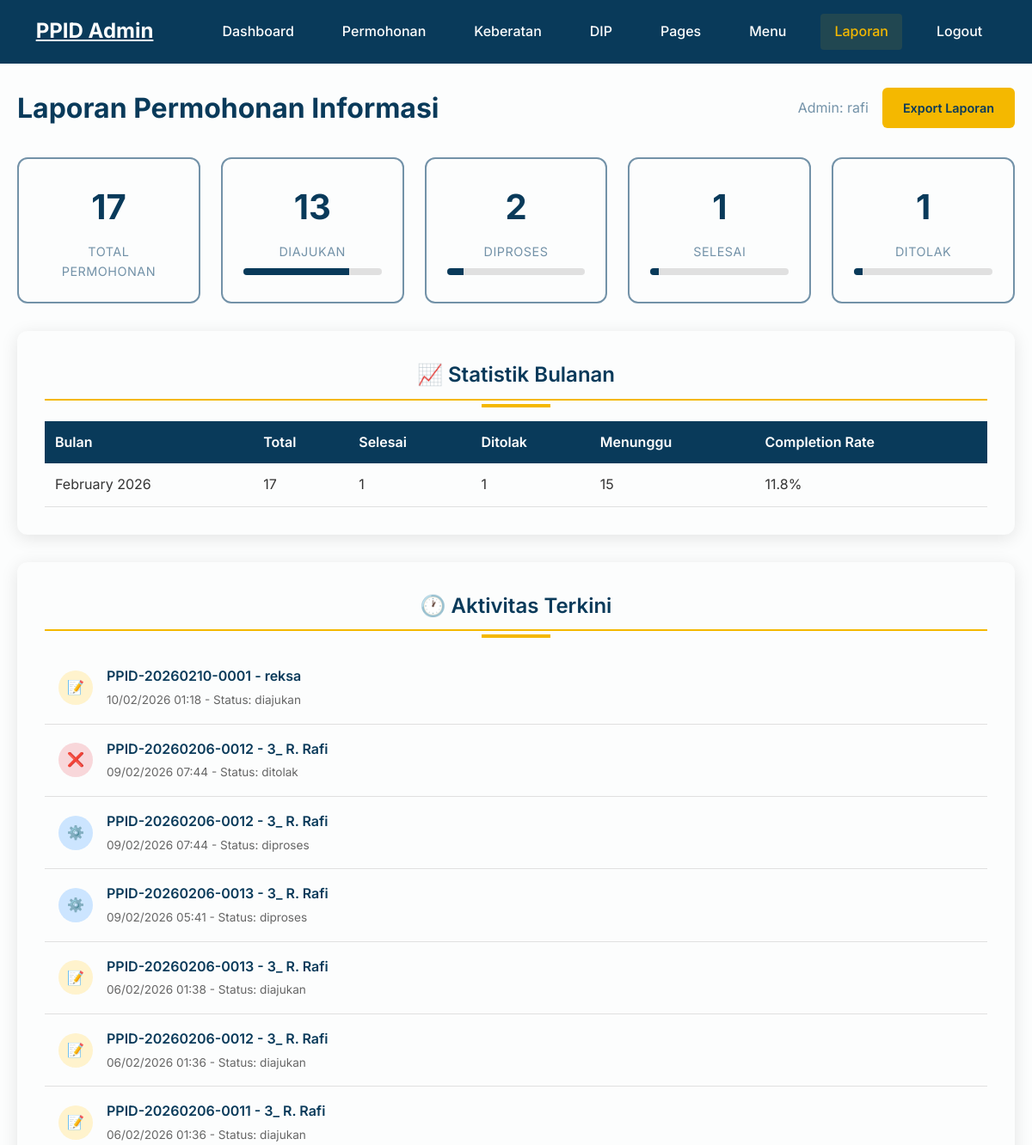
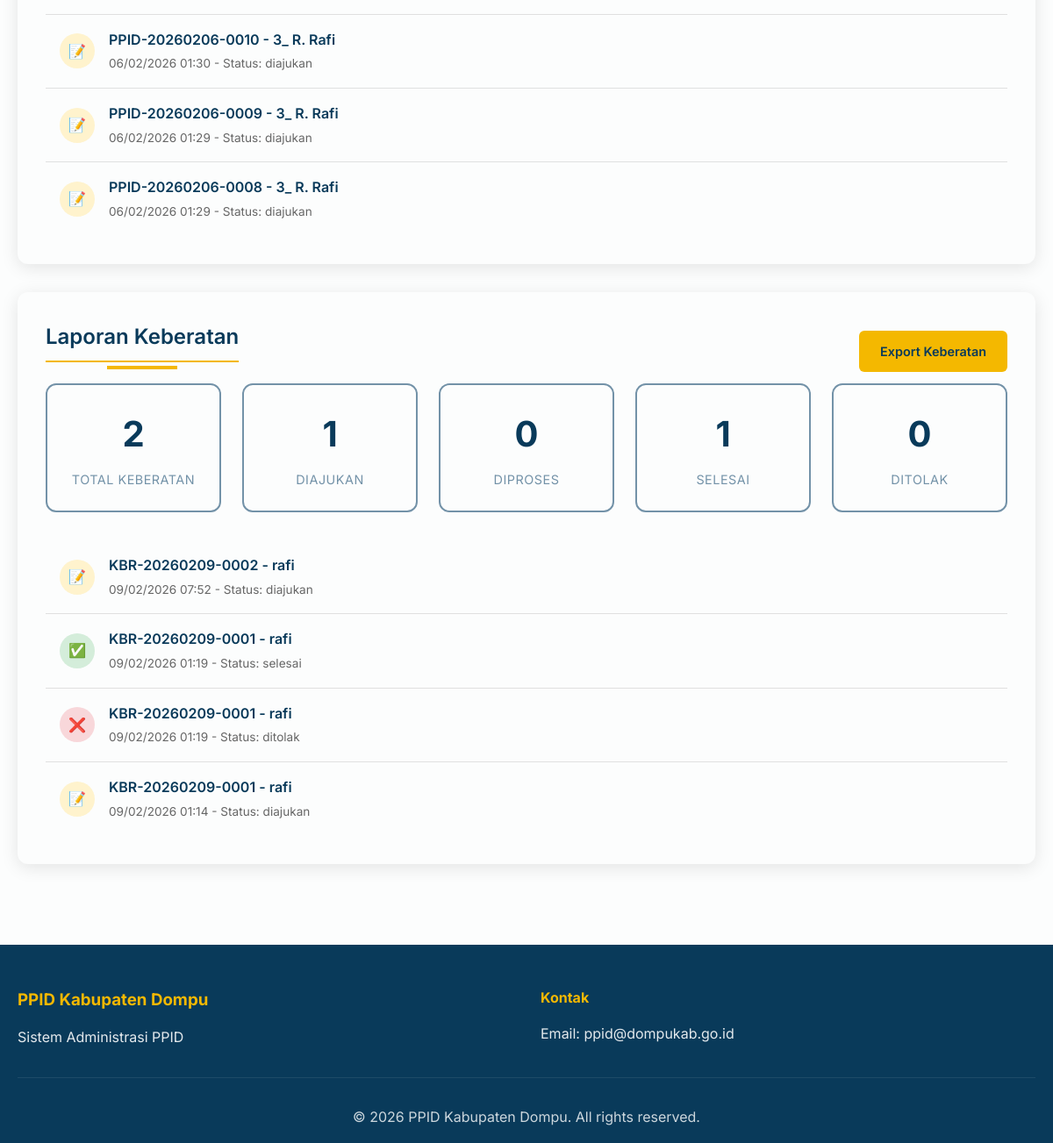
/admin/laporan.php (signed in), run on the app's committed database (2 pictures, top to bottom).
### tables this page shows
CREATE TABLE `log_status_permohonan` (
  `id` int(11) NOT NULL,
  `permohonan_id` int(11) NOT NULL,
  `status_lama` varchar(30) DEFAULT NULL,
  `status_baru` varchar(30) NOT NULL,
  `diubah_oleh` int(11) DEFAULT NULL,
  `waktu` timestamp NOT NULL DEFAULT current_timestamp()
);

CREATE TABLE `permohonan_informasi` (
  `id` int(11) NOT NULL,
  `nomor_registrasi` varchar(50) NOT NULL,
  `nama_pemohon` varchar(150) NOT NULL,
  `email` varchar(100) NOT NULL,
  `no_hp` varchar(20) DEFAULT NULL,
  `alamat` text DEFAULT NULL,
  `informasi_diminta` text NOT NULL,
  `tujuan_penggunaan` text DEFAULT NULL,
  `cara_memperoleh` enum('melihat','salinan','softcopy') NOT NULL,
  `status` enum('diajukan','diproses','ditolak','selesai') DEFAULT 'diajukan',
  `created_at` timestamp NOT NULL DEFAULT current_timestamp(),
  `pekerjaan` varchar(150) DEFAULT NULL,
  `jenis_identitas` varchar(100) DEFAULT NULL,
  `nomor_identitas` varchar(100) DEFAULT NULL,
  `scan_identitas` varchar(255) DEFAULT NULL,
  `tujuan_perangkat` varchar(150) DEFAULT NULL,
  `cara_mendapatkan` text DEFAULT NULL,
  `cara_pengambilan` varchar(100) DEFAULT NULL
);

CREATE TABLE `log_status_keberatan` (
  `id` int(11) NOT NULL,
  `keberatan_id` int(11) NOT NULL,
  `status_lama` varchar(30) DEFAULT NULL,
  `status_baru` varchar(30) NOT NULL,
  `diubah_oleh` int(11) DEFAULT NULL,
  `waktu` timestamp NOT NULL DEFAULT current_timestamp()
);

CREATE TABLE `keberatan` (
  `id` int(11) NOT NULL,
  `nomor_registrasi` varchar(50) NOT NULL,
  `nama_lengkap` varchar(150) NOT NULL,
  `identitas` varchar(50) NOT NULL,
  `no_identitas` varchar(100) NOT NULL,
  `scan_identitas` varchar(255) NOT NULL,
  `informasi_diminta` text NOT NULL,
  `alasan_pengajuan` text NOT NULL,
  `keterangan_tambahan` text DEFAULT NULL,
  `status` enum('diajukan','diproses','selesai','ditolak') DEFAULT 'diajukan',
  `putusan` text DEFAULT NULL,
  `tanggal_pengajuan` timestamp NOT NULL DEFAULT current_timestamp(),
  `tanggal_putusan` timestamp NULL DEFAULT NULL
);

### admin/laporan.php (the view, shortened to what this page needs)
<?php
require_once '../includes/keberatan_service.php';
$stats = [
    'total' => 0,
    'diajukan' => 0,
    'diproses' => 0,
    'selesai' => 0,
    'ditolak' => 0
];
$stmt = $conn->prepare("SELECT status, COUNT(*) as count FROM permohonan_informasi GROUP BY status");
$stmt->execute();
$result = $stmt->get_result();
while ($row = $result->fetch_assoc()) {
    $stats[$row['status']] = $row['count'];
    $stats['total'] += $row['count'];
}
$monthlyStats = [];
$stmt = $conn->prepare("
    SELECT
        DATE_FORMAT(created_at, '%Y-%m') as month,
        COUNT(*) as total,
        SUM(CASE WHEN status = 'selesai' THEN 1 ELSE 0 END) as selesai,
        SUM(CASE WHEN status = 'ditolak' THEN 1 ELSE 0 END) as ditolak,
        SUM(CASE WHEN status IN ('diajukan', 'diproses') THEN 1 ELSE 0 END) as pending
    FROM permohonan_informasi
    WHERE created_at >= DATE_SUB(CURRENT_DATE, INTERVAL 12 MONTH)
    GROUP BY DATE_FORMAT(created_at, '%Y-%m')
    ORDER BY month DESC
");
$stmt->execute();
$result = $stmt->get_result();
while ($row = $result->fetch_assoc()) {
    $monthlyStats[] = $row;
}
$recentActivity = [];
$stmt = $conn->prepare("
    SELECT pi.*, ls.status_baru, ls.waktu as status_waktu
    FROM permohonan_informasi pi
    LEFT JOIN log_status_permohonan ls ON pi.id = ls.permohonan_id
    ORDER BY COALESCE(ls.waktu, pi.created_at) DESC
    LIMIT 10
");
$stmt->execute();
$result = $stmt->get_result();
while ($row = $result->fetch_assoc()) {
    $recentActivity[] = $row;
}
$keberatanStats = [
    'total' => 0,
    'diajukan' => 0,
    'diproses' => 0,
    'selesai' => 0,
    'ditolak' => 0
];
$stmt = $conn->prepare("SELECT status, COUNT(*) as count FROM keberatan GROUP BY status");
$stmt->execute();
$result = $stmt->get_result();
while ($row = $result->fetch_assoc()) {
    $keberatanStats[$row['status']] = $row['count'];
    $keberatanStats['total'] += $row['count'];
}
$keberatanRecent = [];
$stmt = $conn->prepare("
    SELECT k.*, lk.status_baru, lk.waktu as status_waktu
    FROM keberatan k
    LEFT JOIN log_status_keberatan lk ON k.id = lk.keberatan_id
    ORDER BY COALESCE(lk.waktu, k.tanggal_pengajuan) DESC
    LIMIT 10
");
$stmt->execute();
$result = $stmt->get_result();
while ($row = $result->fetch_assoc()) {
    $keberatanRecent[] = $row;
}
?>
<!DOCTYPE html>
<html lang="id">
<head>
    <link rel="stylesheet" href="../css/style.css">
</head>
<body class="admin-body admin-laporan">
   <header class="header" id="header">
        <div class="container">
            <div class="header-content">
                <div class="logo">
                    <h2><a href="dashboard.php" style="color: #FCFDFD;">PPID Admin</a></h2>
                </div>
                <nav class="nav-menu">
                    <ul class="nav-list">
                        <li class="nav-item">
                            <a href="dashboard.php" class="nav-link">Dashboard</a>
                        </li>
                        <li class="nav-item">
                            <a href="permohonan/index.php" class="nav-link">Permohonan</a>
                        </li>
                        <li class="nav-item">
                            <a href="keberatan/index.php" class="nav-link">Keberatan</a>
                        </li>
                        <li class="nav-item">
                            <a href="dip/index.php" class="nav-link">DIP</a>
                        </li>
                        <li class="nav-item">
                            <a href="pages/index.php" class="nav-link">Pages</a>
                        </li>
                        <li class="nav-item">
                            <a href="menus/index.php" class="nav-link">Menu</a>
                        </li>
                        <li class="nav-item">
                            <a href="laporan.php" class="nav-link active">Laporan</a>
                        </li>
                        <li class="nav-item">
                            <a href="logout.php" class="nav-link">Logout</a>
                        </li>
                    </ul>
                </nav>
            </div>
        </div>
    </header>
    <main class="admin-page">
        <div class="page-header">
            <h1 class="page-title">Laporan Permohonan Informasi</h1>
            <div class="admin-info">
                <span>Admin: <?php echo htmlspecialchars($_SESSION['admin_username']); ?></span>
                <a href="export_laporan.php" class="btn-export">Export Laporan</a>
            </div>
        </div>
        <div class="stats-grid">
            <div class="stat-card">
                <div class="stat-number"><?php echo $stats['total']; ?></div>
                <div class="stat-label">Total Permohonan</div>
            </div>
            <div class="stat-card">
                <div class="stat-number"><?php echo $stats['diajukan']; ?></div>
                <div class="stat-label">Diajukan</div>
                <div class="progress-bar">
                    <div class="progress-fill" style="width: <?php echo $stats['total'] > 0 ? ($stats['diajukan'] / $stats['total']) * 100 : 0; ?>%;"></div>
                </div>
            </div>
            <div class="stat-card">
                <div class="stat-number"><?php echo $stats['diproses']; ?></div>
                <div class="stat-label">Diproses</div>
                <div class="progress-bar">
                    <div class="progress-fill" style="width: <?php echo $stats['total'] > 0 ? ($stats['diproses'] / $stats['total']) * 100 : 0; ?>%;"></div>
                </div>
            </div>
            <div class="stat-card">
                <div class="stat-number"><?php echo $stats['selesai']; ?></div>
                <div class="stat-label">Selesai</div>
                <div class="progress-bar">
                    <div class="progress-fill" style="width: <?php echo $stats['total'] > 0 ? ($stats['selesai'] / $stats['total']) * 100 : 0; ?>%;"></div>
                </div>
            </div>
            <div class="stat-card">
                <div class="stat-number"><?php echo $stats['ditolak']; ?></div>
                <div class="stat-label">Ditolak</div>
                <div class="progress-bar">
                    <div class="progress-fill" style="width: <?php echo $stats['total'] > 0 ? ($stats['ditolak'] / $stats['total']) * 100 : 0; ?>%;"></div>
                </div>
            </div>
        </div>
        <div class="section-card">
            <h2 class="section-title">📈 Statistik Bulanan</h2>
            <div class="table-container">
                <table class="stats-table">
                    <thead>
                        <tr>
                            <th>Bulan</th>
                            <th>Total</th>
                            <th>Selesai</th>
                            <th>Ditolak</th>
                            <th>Menunggu</th>
                            <th>Completion Rate</th>
                        </tr>
                    </thead>
                    <tbody>
                        <?php foreach ($monthlyStats as $stat): ?>
                            <tr>
                                <td><?php
                                    $date = DateTime::createFromFormat('Y-m', $stat['month']);
                                    echo $date ? $date->format('F Y') : $stat['month'];
                                ?></td>
                                <td><?php echo $stat['total']; ?></td>
                                <td><?php echo $stat['selesai']; ?></td>
                                <td><?php echo $stat['ditolak']; ?></td>
                                <td><?php echo $stat['pending']; ?></td>
                                <td>
                                    <?php
                                    $completionRate = $stat['total'] > 0 ? (($stat['selesai'] + $stat['ditolak']) / $stat['total']) * 100 : 0;
                                    echo number_format($completionRate, 1) . '%';
                                    ?>
                                </td>
                            </tr>
                        <?php endforeach; ?>
                    </tbody>
                </table>
            </div>
        </div>
        <div class="section-card">
            <h2 class="section-title">🕐 Aktivitas Terkini</h2>
            <div class="activity-list">
                <?php foreach ($recentActivity as $activity): ?>
                    <div class="activity-item">
                        <div class="activity-icon <?php echo $activity['status_baru'] ?: 'diajukan'; ?>">
                            <?php
                            $statusIcons = [
                                'diajukan' => '📝',
                                'diproses' => '⚙️',
                                'selesai' => '✅',
                                'ditolak' => '❌'
                            ];
                            echo $statusIcons[$activity['status_baru']] ?? '📝';
                            ?>
                        </div>
                        <div class="activity-content">
                            <div class="activity-title">
                                <?php echo htmlspecialchars($activity['nomor_registrasi']); ?> -
                                <?php echo htmlspecialchars($activity['nama_pemohon']); ?>
                            </div>
                            <div class="activity-time">
                                <?php
                                $time = $activity['status_waktu'] ?: $activity['created_at'];
                                echo date('d/m/Y H:i', strtotime($time));
                                ?> -
                                Status: <?php echo htmlspecialchars($activity['status_baru'] ?: 'Diajukan'); ?>
                            </div>
                        </div>
                    </div>
                <?php endforeach; ?>
            </div>
        </div>
        <div class="section-card">
            <div class="section-header">
                <h2 class="section-title">Laporan Keberatan</h2>
                <a href="export_laporan_keberatan.php" class="btn-export">Export Keberatan</a>
            </div>
            <div class="stats-grid">
                <div class="stat-card">
                    <div class="stat-number"><?php echo $keberatanStats['total']; ?></div>
                    <div class="stat-label">Total Keberatan</div>
                </div>
                <div class="stat-card">
                    <div class="stat-number"><?php echo $keberatanStats['diajukan']; ?></div>
                    <div class="stat-label">Diajukan</div>
                </div>
                <div class="stat-card">
                    <div class="stat-number"><?php echo $keberatanStats['diproses']; ?></div>
                    <div class="stat-label">Diproses</div>
                </div>
                <div class="stat-card">
                    <div class="stat-number"><?php echo $keberatanStats['selesai']; ?></div>
                    <div class="stat-label">Selesai</div>
                </div>
                <div class="stat-card">
                    <div class="stat-number"><?php echo $keberatanStats['ditolak']; ?></div>
                    <div class="stat-label">Ditolak</div>
                </div>
            </div>
            <div class="activity-list">
                <?php foreach ($keberatanRecent as $activity): ?>
                    <div class="activity-item">
                        <div class="activity-icon <?php echo $activity['status_baru'] ?: 'diajukan'; ?>">
                            <?php
                            $statusIcons = [
                                'diajukan' => '📝',
                                'diproses' => '⚙️',
                                'selesai' => '✅',
                                'ditolak' => '❌'
                            ];
                            echo $statusIcons[$activity['status_baru']] ?? '📝';
                            ?>
                        </div>
                        <div class="activity-content">
                            <div class="activity-title">
                                <?php echo htmlspecialchars($activity['nomor_registrasi']); ?> -
                                <?php echo htmlspecialchars($activity['nama_lengkap']); ?>
                            </div>
                            <div class="activity-time">
                                <?php
                                $time = $activity['status_waktu'] ?: $activity['tanggal_pengajuan'];
                                echo date('d/m/Y H:i', strtotime($time));
                                ?> -
                                Status: <?php echo htmlspecialchars($activity['status_baru'] ?: 'Diajukan'); ?>
                            </div>
                        </div>
                    </div>
                <?php endforeach; ?>
            </div>
        </div>
    </main>
    <footer class="footer">
        <div class="container">
            <div class="footer-content">
                <div class="footer-section">
                    <h3>PPID Kabupaten Dompu</h3>
                    <p>Sistem Administrasi PPID</p>
                </div>
                <div class="footer-section">
                    <h4>Kontak</h4>
                    <p>Email: ppid@dompukab.go.id</p>
                </div>
            </div>
            <div class="footer-bottom">
                <p>&copy; <?php echo date('Y'); ?> PPID Kabupaten Dompu. All rights reserved.</p>
            </div>
        </div>
    </footer>
</body>
</html>

### data on the page
log_status_permohonan: status_baru "📝", permohonan.nomor_registrasi "PPID-20260210-0001", permohonan.nama_pemohon "reksa", waktu "10/02/2026 01:18", status_baru "diajukan"
log_status_permohonan: status_baru "❌", permohonan.nomor_registrasi "PPID-20260206-0012", permohonan.nama_pemohon "3_ R. Rafi", waktu "09/02/2026 07:44", status_baru "ditolak"
log_status_permohonan: status_baru "⚙️", permohonan.nomor_registrasi "PPID-20260206-0012", permohonan.nama_pemohon "3_ R. Rafi", waktu "09/02/2026 07:44", status_baru "diproses"
log_status_permohonan: status_baru "⚙️", permohonan.nomor_registrasi "PPID-20260206-0013", permohonan.nama_pemohon "3_ R. Rafi", waktu "09/02/2026 05:41", status_baru "diproses"
log_status_permohonan: status_baru "📝", permohonan.nomor_registrasi "PPID-20260206-0013", permohonan.nama_pemohon "3_ R. Rafi", waktu "06/02/2026 01:38", status_baru "diajukan"
log_status_permohonan: status_baru "📝", permohonan.nomor_registrasi "PPID-20260206-0012", permohonan.nama_pemohon "3_ R. Rafi", waktu "06/02/2026 01:36", status_baru "diajukan"
log_status_permohonan: status_baru "📝", permohonan.nomor_registrasi "PPID-20260206-0011", permohonan.nama_pemohon "3_ R. Rafi", waktu "06/02/2026 01:36", status_baru "diajukan"
log_status_permohonan: status_baru "📝", permohonan.nomor_registrasi "PPID-20260206-0010", permohonan.nama_pemohon "3_ R. Rafi", waktu "06/02/2026 01:30", status_baru "diajukan"
log_status_permohonan: status_baru "📝", permohonan.nomor_registrasi "PPID-20260206-0009", permohonan.nama_pemohon "3_ R. Rafi", waktu "06/02/2026 01:29", status_baru "diajukan"
log_status_permohonan: status_baru "📝", permohonan.nomor_registrasi "PPID-20260206-0008", permohonan.nama_pemohon "3_ R. Rafi", waktu "06/02/2026 01:29", status_baru "diajukan"
log_status_keberatan: status_baru "📝", keberatan.nomor_registrasi "KBR-20260209-0002", keberatan.nama_lengkap "rafi", waktu "09/02/2026 07:52", status_baru "diajukan"
log_status_keberatan: status_baru "✅", keberatan.nomor_registrasi "KBR-20260209-0001", keberatan.nama_lengkap "rafi", waktu "09/02/2026 01:19", status_baru "selesai"
log_status_keberatan: status_baru "❌", keberatan.nomor_registrasi "KBR-20260209-0001", keberatan.nama_lengkap "rafi", waktu "09/02/2026 01:19", status_baru "ditolak"
log_status_keberatan: status_baru "📝", keberatan.nomor_registrasi "KBR-20260209-0001", keberatan.nama_lengkap "rafi", waktu "09/02/2026 01:14", status_baru "diajukan"

### other printed values
$_SESSION['admin_username'] "rafi"
$stats['total'] "17"
$stats['diajukan'] "13"
$stats['diproses'] "2"
$stats['selesai'] "1"
$stats['ditolak'] "1"
$date->format('F Y') "February 2026"
$stat['total'] "17"
$stat['selesai'] "1"
$stat['ditolak'] "1"
$stat['pending'] "15"
$completionRate "11.8"
$keberatanStats['total'] "2"
$keberatanStats['diajukan'] "1"
$keberatanStats['diproses'] "0"
